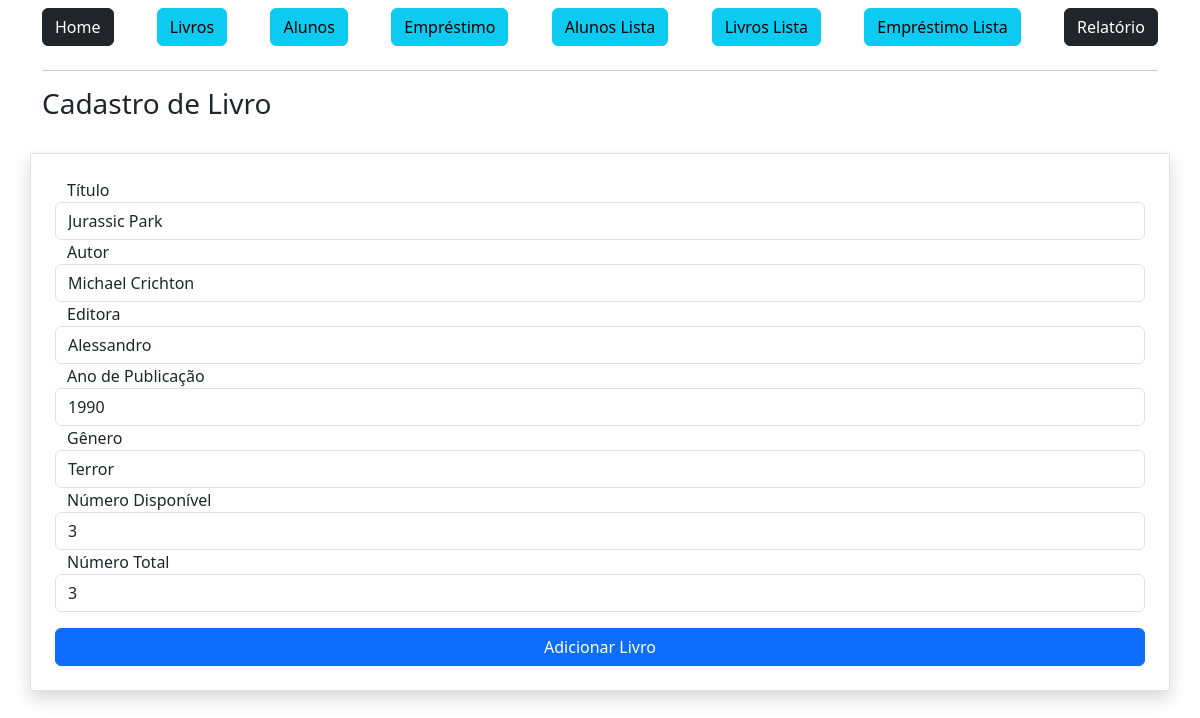
Screenshot of /livro/editar/1 (signed in) with the database file from the repository.
### app/models.py (models this page shows)
class Book(db.Model):
    id = db.Column(db.Integer, primary_key=True)
    title = db.Column(db.String, nullable=False)
    author = db.Column(db.String, nullable=False)
    publisher = db.Column(db.String, nullable=False)
    publiYear = db.Column(db.Integer, nullable=False)
    genre = db.Column(db.String, nullable=False)
    availNumber = db.Column(db.Integer, nullable=False)
    totalNumber = db.Column(db.Integer, nullable=False)

### app/view.py (the view)
@app.route('/livro/editar/<int:id>', methods=['GET', 'POST'])
@login_required
def bookEdit(id):
    form = BookForm()
    book = Book.query.get_or_404(id)  # Busca o empréstimo pelo ID
    if form.validate_on_submit():
        book.title = form.title.data
        book.author = form.author.data
        book.publisher = form.publisher.data
        book.publiYear = form.publiYear.data
        book.genre = form.genre.data
        book.availNumber = form.availNumber.data
        book.totalNumber = form.totalNumber.data
        db.session.commit()
        flash("Livro editado com sucesso")
        return redirect(url_for('bookList'))  # redireciona de volta pra lista
    else:
        if request.method == "POST":  # só mostra se o usuário realmente tentou enviar
            for field, errors in form.errors.items():
                for error in errors:
                    flash(f"Erro no campo {getattr(form, field).label.text}: {error}", "danger")
    form.title.data = book.title
    form.author.data = book.author
    form.publisher.data = book.publisher
    form.publiYear.data = book.publiYear
    form.genre.data = book.genre
    form.availNumber.data = book.availNumber
    form.totalNumber.data = book.totalNumber
    return render_template('livroEditar.html', form=form, book=book)

### app/forms.py (shortened to what this page needs)
class BookForm(FlaskForm):
    title = StringField('Título', validators=[DataRequired()])
    author = StringField('Autor', validators=[DataRequired()])
    publisher = StringField('Editora', validators=[DataRequired()])
    publiYear = IntegerField('Ano de Publicação', validators=[DataRequired()])
    genre = StringField('Gênero', validators=[DataRequired()])
    availNumber = IntegerField('Número Disponível', validators=[DataRequired()])
    totalNumber = IntegerField('Número Total', validators=[DataRequired()])
    btnSubmit = SubmitField('Adicionar Livro')

### app/__init__.py (called while the page is built)
@login_manager.user_loader
def load_user(user_id):
    return Employee.query.get(int(user_id))

### app/view.py (called while the page is built)
@app.before_request
def atualizar_status_atrasados():
    hoje = datetime.now()
    emprestimos = Loan.query.filter(
        Loan.status == 'Emprestado',
        Loan.returnDate == None,
        Loan.returnLimit < hoje
    ).all()
    for emprestimo in emprestimos:
        emprestimo.status = 'Atrasado'
    if emprestimos:
        db.session.commit()

### app/templates/livroEditar.html (shortened to what this page needs)
{% extends 'base.html' %}
{% block content %}
    <div class="container">
        <div class="row">
            <h3>Cadastro de Livro</h3>
        </div>
        <form action="" method="post" class="row mt-4 p-4 round border shadow">
            {{form.title.label}}
            {{form.title(class="form-control")}}
            {{form.author.label}}
            {{form.author(class="form-control")}}
            {{form.publisher.label}}
            {{form.publisher(class="form-control")}}
            {{form.publiYear.label}}
            {{form.publiYear(class="form-control")}}
            {{form.genre.label}}
            {{form.genre(class="form-control")}}
            {{form.availNumber.label}}
            {{form.availNumber(class="form-control")}}
            {{form.totalNumber.label}}
            {{form.totalNumber(class="form-control")}}
            {{form.btnSubmit(class="btn btn-primary col-12 mt-3")}}
        </form>
    </div>
{% endblock %}

### rows the page displays
Book: title "Jurassic Park", author "Michael Crichton", publisher "Alessandro", publiYear "1990", genre "Terror", availNumber "3", totalNumber "3"
